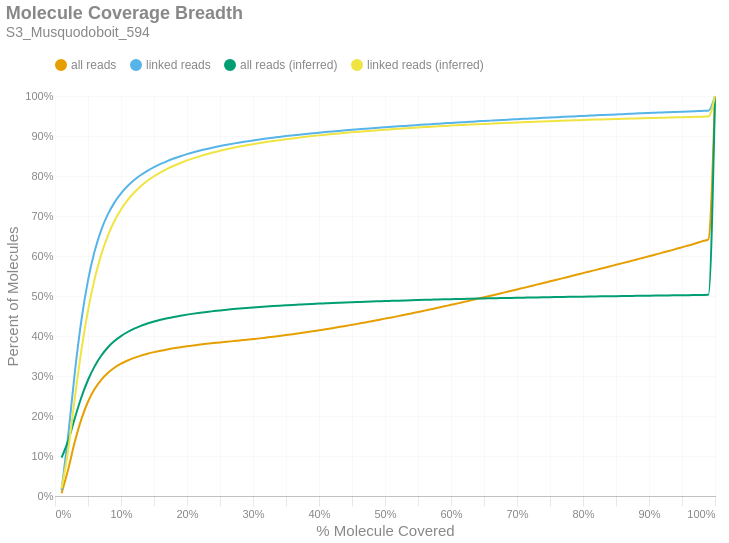

Write notebook code for a chart like this one.
### Markdown cell above
### Molecule Read Coverage
This chart shows molecule coverage breadth as computed by the number of bases aligned to that molecule. In other words, "*how much of each unique long molecule is actually sequenced/aligned?*" Keep in mind there is a distinction between sequences and alignments, since some sequences belonging to a particular molecule may not align well and wouldn't appear in the alignment data. This chart also shows molecule coverage breadth as computed by the *inferred fragment* from which the aligned sequences originate. Unlike read coverage, this calculation takes into account the total insert size, including unsequenced gaps between the forward and reverse reads. Like the previous figures, these are cumulative percents.

### Code cell
if SKIPLR:
    print_html(f"Skipped")
else:
    binned_df = consolidated_hist(valids['coverage_bp'], mask, 0.01, True)
    binned_df_inf = consolidated_hist(valids['coverage_inserts'], mask, 0.01, True)
    binned_df = binned_df.with_columns(pl.lit(binned_df_inf['all reads (cumsum)']).alias('all reads (inferred)'))
    binned_df = binned_df.with_columns(pl.lit(binned_df_inf['linked reads (cumsum)']).alias('linked reads (inferred)'))
    binned_df = binned_df.with_columns(
        (pl.col('bin').cast(pl.Float64) + 0.01).alias('right_edge')
    )

    with SafeRender(binned_df):
        (
            density_plot(binned_df, 'Molecule Coverage Breadth', samplename, 'molcov', ['all reads (inferred)','linked reads (inferred)'])
            .encode(
                #x=alt.X('bin:Q', title="% Molecule Covered").axis(format = '%').scale(padding=0),
                x=alt.X('right_edge:Q', title="% Molecule Covered").axis(format='%').scale(padding=0),
                y=alt.Y('value:Q', title='Percent of Molecules')
                    .axis(format='%')
                    .stack(False)
                    .scale(domainMin=0, padding=0),
                color=alt.Color("key:N").scale(domain = ["all reads", "linked reads", "all reads (inferred)", "linked reads (inferred)"]),
                tooltip = [
                    alt.Tooltip("key:N", title = "Data Type"),
                    alt.Tooltip("range_label:N", title="% Molecule Covered"),
                    alt.Tooltip("value:Q", format = ".2%", title="% Molecules")
                ]
            )
        ).display()

### Figure 1 — Vega-Lite specification as saved in the notebook (floating-point values rounded to 4 significant figures)
{"width": "container", "height": 400, "config": {"title": {"anchor": "start", "dy": -15, "fontSize": 18, "color": "#888888", "subtitleColor": "#888888", "subtitleFontSize": 14}, "arc": {"fill": "#0072B2"}, "axis": {"domainColor": "#888888", "domainWidth": 0.5, "gridWidth": 0.2, "grid": false, "titleFontWeight": 400, "titleFontSize": 15, "labelFontSize": 11, "labelColor": "#888888", "tickColor": "#888888", "tickWidth": 0.2, "titleColor": "#888888"}, "axisBand": {"grid": false}, "axisX": {"grid": true, "tickSize": 10, "domainCap": "round"}, "axisY": {"domain": false, "grid": true, "tickSize": 0, "domainCap": "round"}, "background": "transparent", "header": {"labelFontSize": 15, "labelColor": "#888888", "titleFontSize": 15, "titleFontWeight": 600, "titleColor": "#888888"}, "legend": {"labelFont": "sans-serif", "labelFontSize": 12, "labelColor": "#888888", "symbolSize": 100, "symbolType": "circle", "titleFontSize": 12, "titlePadding": 10, "titleColor": "#888888", "title": null, "orient": "top"}, "range": {"category": ["#E69F00", "#56B4E9", "#009E73", "#F0E442", "#0072B2", "#D55E00", "#CC79A7", "#000000"], "diverging": ["#cfe8f3", "#a2d4ec", "#73bfe2", "#46abdb", "#1696d2", "#12719e"]}, "area": {"fill": "#0072B2", "fillOpacity": 0.7, "line": true, "strokeOpacity": 0.7}, "line": {"color": "#0072B2", "stroke": "#0072B2", "strokeWidth": 2}, "trail": {"color": "#0072B2", "stroke": "#0072B2", "strokeWidth": 0, "size": 1}, "point": {"filled": true, "fillOpacity": 1.0, "size": 95}, "text": {"color": "#888888", "fontSize": 11, "align": "right", "fontWeight": 400, "size": 11}, "bar": {"fill": "#0072B2", "stroke": null}, "view": {"stroke": null, "continuousWidth": 660, "continuousHeight": 400}}, "data": {"name": "data-09011f7733bf1de50ae2fca131a1ac8b"}, "mark": {"type": "line", "interpolate": "monotone", "point": {"opacity": 0, "size": 275}}, "encoding": {"color": {"field": "key", "scale": {"domain": ["all reads", "linked reads", "all reads (inferred)", "linked reads (inferred)"]}, "type": "nominal"}, "tooltip": [{"field": "key", "title": "Data Type", "type": "nominal"}, {"field": "range_label", "title": "% Molecule Covered", "type": "nominal"}, {"field": "value", "format": ".2%", "title": "% Molecules", "type": "quantitative"}], "x": {"axis": {"format": "%"}, "field": "right_edge", "scale": {"padding": 0}, "title": "% Molecule Covered", "type": "quantitative"}, "y": {"axis": {"format": "%"}, "field": "value", "scale": {"domainMin": 0, "padding": 0}, "stack": false, "title": "Percent of Molecules", "type": "quantitative"}}, "params": [{"name": "param_c36ac31b6afebe62", "select": {"type": "point", "fields": ["key"]}, "bind": "legend"}], "title": {"text": "Molecule Coverage Breadth", "subtitle": "S3_Musquodoboit_594"}, "transform": [{"fold": ["all reads (cumsum)", "linked reads (cumsum)", "all reads (inferred)", "linked reads (inferred)"]}, {"calculate": "replace(datum.key, ' (cumsum)', '')", "as": "key"}, {"filter": {"param": "param_c36ac31b6afebe62"}}], "usermeta": {"embedOptions": {"downloadFileName": "S3_Musquodoboit_594.molcov"}}, "$schema": "https://vega.github.io/schema/vega-lite/v6.1.0.json", "datasets": {"data-09011f7733bf1de50ae2fca131a1ac8b": [{"bin": "0.0", "interval": "0.0-0.01", "all reads": 0.006828, "linked reads": 0.01474, "all reads (cumsum)": 0.006828, "linked reads (cumsum)": 0.01474, "range_label": "0.0-0.01", "all reads (inferred)": 0.09598, "linked reads (inferred)": 0.01897, "right_edge": 0.01}, {"bin": "0.01", "interval": "0.01-0.02", "all reads": 0.05991, "linked reads": 0.1366, "all reads (cumsum)": 0.06674, "linked reads (cumsum)": 0.1513, "range_label": "0.01-0.02", "all reads (inferred)": 0.1383, "linked reads (inferred)": 0.1153, "right_edge": 0.02}, {"bin": "0.02", "interval": "0.02-0.03", "all reads": 0.0686, "linked reads": 0.1574, "all reads (cumsum)": 0.1353, "linked reads (cumsum)": 0.3087, "range_label": "0.02-0.03", "all reads (inferred)": 0.1947, "linked reads (inferred)": 0.2446, "right_edge": 0.03}, {"bin": "0.03", "interval": "0.03-0.04", "all reads": 0.05699, "linked reads": 0.1309, "all reads (cumsum)": 0.1923, "linked reads (cumsum)": 0.4396, "range_label": "0.03-0.04", "all reads (inferred)": 0.247, "linked reads (inferred)": 0.3648, "right_edge": 0.04}, {"bin": "0.04", "interval": "0.04-0.05", "all reads": 0.04331, "linked reads": 0.09943, "all reads (cumsum)": 0.2356, "linked reads (cumsum)": 0.539, "range_label": "0.04-0.05", "all reads (inferred)": 0.29, "linked reads (inferred)": 0.4638, "right_edge": 0.05}, {"bin": "0.05", "interval": "0.05-0.06", "all reads": 0.03164, "linked reads": 0.07259, "all reads (cumsum)": 0.2673, "linked reads (cumsum)": 0.6116, "range_label": "0.05-0.06", "all reads (inferred)": 0.3241, "linked reads (inferred)": 0.5422, "right_edge": 0.06}, {"bin": "0.06", "interval": "0.06-0.07", "all reads": 0.02323, "linked reads": 0.05325, "all reads (cumsum)": 0.2905, "linked reads (cumsum)": 0.6648, "range_label": "0.06-0.07", "all reads (inferred)": 0.3507, "linked reads (inferred)": 0.6034, "right_edge": 0.07}, {"bin": "0.07", "interval": "0.07-0.08", "all reads": 0.01709, "linked reads": 0.03911, "all reads (cumsum)": 0.3076, "linked reads (cumsum)": 0.7039, "range_label": "0.07-0.08", "all reads (inferred)": 0.3712, "linked reads (inferred)": 0.6506, "right_edge": 0.08}, {"bin": "0.08", "interval": "0.08-0.09", "all reads": 0.01294, "linked reads": 0.02955, "all reads (cumsum)": 0.3205, "linked reads (cumsum)": 0.7335, "range_label": "0.08-0.09", "all reads (inferred)": 0.3872, "linked reads (inferred)": 0.6873, "right_edge": 0.09}, {"bin": "0.09", "interval": "0.09-0.1", "all reads": 0.01011, "linked reads": 0.02308, "all reads (cumsum)": 0.3306, "linked reads (cumsum)": 0.7566, "range_label": "0.09-0.1", "all reads (inferred)": 0.3998, "linked reads (inferred)": 0.7162, "right_edge": 0.1}, {"bin": "0.1", "interval": "0.1-0.11", "all reads": 0.008038, "linked reads": 0.01827, "all reads (cumsum)": 0.3387, "linked reads (cumsum)": 0.7748, "range_label": "0.1-0.11", "all reads (inferred)": 0.41, "linked reads (inferred)": 0.7396, "right_edge": 0.11}, {"bin": "0.11", "interval": "0.11-0.12", "all reads": 0.00665, "linked reads": 0.01506, "all reads (cumsum)": 0.3453, "linked reads (cumsum)": 0.7899, "range_label": "0.11-0.12", "all reads (inferred)": 0.4183, "linked reads (inferred)": 0.7587, "right_edge": 0.12}, {"bin": "0.12", "interval": "0.12-0.13", "all reads": 0.005515, "linked reads": 0.01248, "all reads (cumsum)": 0.3508, "linked reads (cumsum)": 0.8024, "range_label": "0.12-0.13", "all reads (inferred)": 0.4253, "linked reads (inferred)": 0.7746, "right_edge": 0.13}, {"bin": "0.13", "interval": "0.13-0.14", "all reads": 0.004695, "linked reads": 0.0106, "all reads (cumsum)": 0.3555, "linked reads (cumsum)": 0.813, "range_label": "0.13-0.14", "all reads (inferred)": 0.4311, "linked reads (inferred)": 0.7879, "right_edge": 0.14}, {"bin": "0.14", "interval": "0.14-0.15", "all reads": 0.004086, "linked reads": 0.009196, "all reads (cumsum)": 0.3596, "linked reads (cumsum)": 0.8222, "range_label": "0.14-0.15", "all reads (inferred)": 0.4361, "linked reads (inferred)": 0.7994, "right_edge": 0.15}, {"bin": "0.15", "interval": "0.15-0.16", "all reads": 0.003597, "linked reads": 0.008047, "all reads (cumsum)": 0.3632, "linked reads (cumsum)": 0.8302, "range_label": "0.15-0.16", "all reads (inferred)": 0.4404, "linked reads (inferred)": 0.8092, "right_edge": 0.16}, {"bin": "0.16", "interval": "0.16-0.17", "all reads": 0.003203, "linked reads": 0.007122, "all reads (cumsum)": 0.3664, "linked reads (cumsum)": 0.8373, "range_label": "0.16-0.17", "all reads (inferred)": 0.4443, "linked reads (inferred)": 0.818, "right_edge": 0.17}, {"bin": "0.17", "interval": "0.17-0.18", "all reads": 0.002866, "linked reads": 0.00633, "all reads (cumsum)": 0.3693, "linked reads (cumsum)": 0.8437, "range_label": "0.17-0.18", "all reads (inferred)": 0.4476, "linked reads (inferred)": 0.8257, "right_edge": 0.18}, {"bin": "0.18", "interval": "0.18-0.19", "all reads": 0.002602, "linked reads": 0.005709, "all reads (cumsum)": 0.3719, "linked reads (cumsum)": 0.8494, "range_label": "0.18-0.19", "all reads (inferred)": 0.4506, "linked reads (inferred)": 0.8326, "right_edge": 0.19}, {"bin": "0.19", "interval": "0.19-0.2", "all reads": 0.002423, "linked reads": 0.00527, "all reads (cumsum)": 0.3743, "linked reads (cumsum)": 0.8546, "range_label": "0.19-0.2", "all reads (inferred)": 0.4534, "linked reads (inferred)": 0.8389, "right_edge": 0.2}, {"bin": "0.2", "interval": "0.2-0.21", "all reads": 0.002182, "linked reads": 0.004693, "all reads (cumsum)": 0.3765, "linked reads (cumsum)": 0.8593, "range_label": "0.2-0.21", "all reads (inferred)": 0.4559, "linked reads (inferred)": 0.8446, "right_edge": 0.21}, {"bin": "0.21", "interval": "0.21-0.22", "all reads": 0.002053, "linked reads": 0.004347, "all reads (cumsum)": 0.3786, "linked reads (cumsum)": 0.8637, "range_label": "0.21-0.22", "all reads (inferred)": 0.4582, "linked reads (inferred)": 0.8497, "right_edge": 0.22}, {"bin": "0.22", "interval": "0.22-0.23", "all reads": 0.001893, "linked reads": 0.003971, "all reads (cumsum)": 0.3804, "linked reads (cumsum)": 0.8677, "range_label": "0.22-0.23", "all reads (inferred)": 0.4603, "linked reads (inferred)": 0.8546, "right_edge": 0.23}, {"bin": "0.23", "interval": "0.23-0.24", "all reads": 0.001819, "linked reads": 0.003728, "all reads (cumsum)": 0.3823, "linked reads (cumsum)": 0.8714, "range_label": "0.23-0.24", "all reads (inferred)": 0.4622, "linked reads (inferred)": 0.8589, "right_edge": 0.24}, {"bin": "0.24", "interval": "0.24-0.25", "all reads": 0.001699, "linked reads": 0.003416, "all reads (cumsum)": 0.384, "linked reads (cumsum)": 0.8748, "range_label": "0.24-0.25", "all reads (inferred)": 0.464, "linked reads (inferred)": 0.8631, "right_edge": 0.25}, {"bin": "0.25", "interval": "0.25-0.26", "all reads": 0.0016, "linked reads": 0.003123, "all reads (cumsum)": 0.3856, "linked reads (cumsum)": 0.8779, "range_label": "0.25-0.26", "all reads (inferred)": 0.4657, "linked reads (inferred)": 0.8668, "right_edge": 0.26}, {"bin": "0.26", "interval": "0.26-0.27", "all reads": 0.001618, "linked reads": 0.003039, "all reads (cumsum)": 0.3872, "linked reads (cumsum)": 0.881, "range_label": "0.26-0.27", "all reads (inferred)": 0.4672, "linked reads (inferred)": 0.8704, "right_edge": 0.27}, {"bin": "0.27", "interval": "0.27-0.28", "all reads": 0.001632, "linked reads": 0.002857, "all reads (cumsum)": 0.3888, "linked reads (cumsum)": 0.8838, "range_label": "0.27-0.28", "all reads (inferred)": 0.4687, "linked reads (inferred)": 0.8736, "right_edge": 0.28}, {"bin": "0.28", "interval": "0.28-0.29", "all reads": 0.001664, "linked reads": 0.002605, "all reads (cumsum)": 0.3905, "linked reads (cumsum)": 0.8864, "range_label": "0.28-0.29", "all reads (inferred)": 0.47, "linked reads (inferred)": 0.8767, "right_edge": 0.29}, {"bin": "0.29", "interval": "0.29-0.3", "all reads": 0.001773, "linked reads": 0.002505, "all reads (cumsum)": 0.3923, "linked reads (cumsum)": 0.8889, "range_label": "0.29-0.3", "all reads (inferred)": 0.4713, "linked reads (inferred)": 0.8796, "right_edge": 0.3}, {"bin": "0.3", "interval": "0.3-0.31", "all reads": 0.001812, "linked reads": 0.002375, "all reads (cumsum)": 0.3941, "linked reads (cumsum)": 0.8913, "range_label": "0.3-0.31", "all reads (inferred)": 0.4725, "linked reads (inferred)": 0.8823, "right_edge": 0.31}, {"bin": "0.31", "interval": "0.31-0.32", "all reads": 0.001953, "linked reads": 0.002257, "all reads (cumsum)": 0.396, "linked reads (cumsum)": 0.8936, "range_label": "0.31-0.32", "all reads (inferred)": 0.4736, "linked reads (inferred)": 0.8849, "right_edge": 0.32}, {"bin": "0.32", "interval": "0.32-0.33", "all reads": 0.002016, "linked reads": 0.002151, "all reads (cumsum)": 0.398, "linked reads (cumsum)": 0.8957, "range_label": "0.32-0.33", "all reads (inferred)": 0.4747, "linked reads (inferred)": 0.8873, "right_edge": 0.33}, {"bin": "0.33", "interval": "0.33-0.34", "all reads": 0.00206, "linked reads": 0.002021, "all reads (cumsum)": 0.4001, "linked reads (cumsum)": 0.8977, "range_label": "0.33-0.34", "all reads (inferred)": 0.4757, "linked reads (inferred)": 0.8896, "right_edge": 0.34}, {"bin": "0.34", "interval": "0.34-0.35", "all reads": 0.002167, "linked reads": 0.001992, "all reads (cumsum)": 0.4023, "linked reads (cumsum)": 0.8997, "range_label": "0.34-0.35", "all reads (inferred)": 0.4767, "linked reads (inferred)": 0.8918, "right_edge": 0.35}, {"bin": "0.35", "interval": "0.35-0.36", "all reads": 0.002239, "linked reads": 0.001848, "all reads (cumsum)": 0.4045, "linked reads (cumsum)": 0.9016, "range_label": "0.35-0.36", "all reads (inferred)": 0.4777, "linked reads (inferred)": 0.894, "right_edge": 0.36}, {"bin": "0.36", "interval": "0.36-0.37", "all reads": 0.002313, "linked reads": 0.001805, "all reads (cumsum)": 0.4068, "linked reads (cumsum)": 0.9034, "range_label": "0.36-0.37", "all reads (inferred)": 0.4785, "linked reads (inferred)": 0.8959, "right_edge": 0.37}, {"bin": "0.37", "interval": "0.37-0.38", "all reads": 0.002372, "linked reads": 0.001684, "all reads (cumsum)": 0.4092, "linked reads (cumsum)": 0.9051, "range_label": "0.37-0.38", "all reads (inferred)": 0.4794, "linked reads (inferred)": 0.8979, "right_edge": 0.38}, {"bin": "0.38", "interval": "0.38-0.39", "all reads": 0.002454, "linked reads": 0.001605, "all reads (cumsum)": 0.4116, "linked reads (cumsum)": 0.9067, "range_label": "0.38-0.39", "all reads (inferred)": 0.4802, "linked reads (inferred)": 0.8998, "right_edge": 0.39}, {"bin": "0.39", "interval": "0.39-0.4", "all reads": 0.002589, "linked reads": 0.001598, "all reads (cumsum)": 0.4142, "linked reads (cumsum)": 0.9083, "range_label": "0.39-0.4", "all reads (inferred)": 0.481, "linked reads (inferred)": 0.9016, "right_edge": 0.4}, {"bin": "0.4", "interval": "0.4-0.41", "all reads": 0.002579, "linked reads": 0.001494, "all reads (cumsum)": 0.4168, "linked reads (cumsum)": 0.9098, "range_label": "0.4-0.41", "all reads (inferred)": 0.4818, "linked reads (inferred)": 0.9032, "right_edge": 0.41}, {"bin": "0.41", "interval": "0.41-0.42", "all reads": 0.002687, "linked reads": 0.001509, "all reads (cumsum)": 0.4195, "linked reads (cumsum)": 0.9113, "range_label": "0.41-0.42", "all reads (inferred)": 0.4825, "linked reads (inferred)": 0.9049, "right_edge": 0.42}, {"bin": "0.42", "interval": "0.42-0.43", "all reads": 0.002764, "linked reads": 0.001473, "all reads (cumsum)": 0.4223, "linked reads (cumsum)": 0.9127, "range_label": "0.42-0.43", "all reads (inferred)": 0.4832, "linked reads (inferred)": 0.9064, "right_edge": 0.43}, {"bin": "0.43", "interval": "0.43-0.44", "all reads": 0.002824, "linked reads": 0.00142, "all reads (cumsum)": 0.4251, "linked reads (cumsum)": 0.9142, "range_label": "0.43-0.44", "all reads (inferred)": 0.4839, "linked reads (inferred)": 0.9079, "right_edge": 0.44}, {"bin": "0.44", "interval": "0.44-0.45", "all reads": 0.002934, "linked reads": 0.00139, "all reads (cumsum)": 0.428, "linked reads (cumsum)": 0.9155, "range_label": "0.44-0.45", "all reads (inferred)": 0.4845, "linked reads (inferred)": 0.9093, "right_edge": 0.45}, {"bin": "0.45", "interval": "0.45-0.46", "all reads": 0.002945, "linked reads": 0.001329, "all reads (cumsum)": 0.431, "linked reads (cumsum)": 0.9169, "range_label": "0.45-0.46", "all reads (inferred)": 0.4851, "linked reads (inferred)": 0.9107, "right_edge": 0.46}, {"bin": "0.46", "interval": "0.46-0.47", "all reads": 0.002968, "linked reads": 0.001272, "all reads (cumsum)": 0.4339, "linked reads (cumsum)": 0.9181, "range_label": "0.46-0.47", "all reads (inferred)": 0.4857, "linked reads (inferred)": 0.912, "right_edge": 0.47}, {"bin": "0.47", "interval": "0.47-0.48", "all reads": 0.003069, "linked reads": 0.001254, "all reads (cumsum)": 0.437, "linked reads (cumsum)": 0.9194, "range_label": "0.47-0.48", "all reads (inferred)": 0.4863, "linked reads (inferred)": 0.9133, "right_edge": 0.48}, {"bin": "0.48", "interval": "0.48-0.49", "all reads": 0.00301, "linked reads": 0.001215, "all reads (cumsum)": 0.44, "linked reads (cumsum)": 0.9206, "range_label": "0.48-0.49", "all reads (inferred)": 0.4868, "linked reads (inferred)": 0.9145, "right_edge": 0.49}, {"bin": "0.49", "interval": "0.49-0.5", "all reads": 0.003391, "linked reads": 0.00124, "all reads (cumsum)": 0.4434, "linked reads (cumsum)": 0.9219, "range_label": "0.49-0.5", "all reads (inferred)": 0.4874, "linked reads (inferred)": 0.9158, "right_edge": 0.5}, {"bin": "0.5", "interval": "0.5-0.51", "all reads": 0.002945, "linked reads": 0.001101, "all reads (cumsum)": 0.4463, "linked reads (cumsum)": 0.923, "range_label": "0.5-0.51", "all reads (inferred)": 0.4879, "linked reads (inferred)": 0.9169, "right_edge": 0.51}, {"bin": "0.51", "interval": "0.51-0.52", "all reads": 0.003368, "linked reads": 0.001169, "all reads (cumsum)": 0.4497, "linked reads (cumsum)": 0.9241, "range_label": "0.51-0.52", "all reads (inferred)": 0.4884, "linked reads (inferred)": 0.9181, "right_edge": 0.52}, {"bin": "0.52", "interval": "0.52-0.53", "all reads": 0.003303, "linked reads": 0.001144, "all reads (cumsum)": 0.453, "linked reads (cumsum)": 0.9253, "range_label": "0.52-0.53", "all reads (inferred)": 0.4889, "linked reads (inferred)": 0.9192, "right_edge": 0.53}, {"bin": "0.53", "interval": "0.53-0.54", "all reads": 0.00342, "linked reads": 0.001101, "all reads (cumsum)": 0.4564, "linked reads (cumsum)": 0.9264, "range_label": "0.53-0.54", "all reads (inferred)": 0.4894, "linked reads (inferred)": 0.9202, "right_edge": 0.54}, {"bin": "0.54", "interval": "0.54-0.55", "all reads": 0.00344, "linked reads": 0.001087, "all reads (cumsum)": 0.4599, "linked reads (cumsum)": 0.9275, "range_label": "0.54-0.55", "all reads (inferred)": 0.4899, "linked reads (inferred)": 0.9213, "right_edge": 0.55}, {"bin": "0.55", "interval": "0.55-0.56", "all reads": 0.003541, "linked reads": 0.00109, "all reads (cumsum)": 0.4634, "linked reads (cumsum)": 0.9285, "range_label": "0.55-0.56", "all reads (inferred)": 0.4903, "linked reads (inferred)": 0.9223, "right_edge": 0.56}, {"bin": "0.56", "interval": "0.56-0.57", "all reads": 0.003571, "linked reads": 0.001074, "all reads (cumsum)": 0.467, "linked reads (cumsum)": 0.9296, "range_label": "0.56-0.57", "all reads (inferred)": 0.4907, "linked reads (inferred)": 0.9232, "right_edge": 0.57}, {"bin": "0.57", "interval": "0.57-0.58", "all reads": 0.003563, "linked reads": 0.001029, "all reads (cumsum)": 0.4706, "linked reads (cumsum)": 0.9307, "range_label": "0.57-0.58", "all reads (inferred)": 0.4912, "linked reads (inferred)": 0.9242, "right_edge": 0.58}, {"bin": "0.58", "interval": "0.58-0.59", "all reads": 0.003643, "linked reads": 0.001021, "all reads (cumsum)": 0.4742, "linked reads (cumsum)": 0.9317, "range_label": "0.58-0.59", "all reads (inferred)": 0.4916, "linked reads (inferred)": 0.9251, "right_edge": 0.59}, {"bin": "0.59", "interval": "0.59-0.6", "all reads": 0.003734, "linked reads": 0.0009953, "all reads (cumsum)": 0.4779, "linked reads (cumsum)": 0.9327, "range_label": "0.59-0.6", "all reads (inferred)": 0.492, "linked reads (inferred)": 0.926, "right_edge": 0.6}, {"bin": "0.6", "interval": "0.6-0.61", "all reads": 0.003621, "linked reads": 0.001004, "all reads (cumsum)": 0.4815, "linked reads (cumsum)": 0.9337, "range_label": "0.6-0.61", "all reads (inferred)": 0.4924, "linked reads (inferred)": 0.9269, "right_edge": 0.61}, {"bin": "0.61", "interval": "0.61-0.62", "all reads": 0.003794, "linked reads": 0.0009743, "all reads (cumsum)": 0.4853, "linked reads (cumsum)": 0.9346, "range_label": "0.61-0.62", "all reads (inferred)": 0.4928, "linked reads (inferred)": 0.9277, "right_edge": 0.62}, {"bin": "0.62", "interval": "0.62-0.63", "all reads": 0.003757, "linked reads": 0.0009715, "all reads (cumsum)": 0.4891, "linked reads (cumsum)": 0.9356, "range_label": "0.62-0.63", "all reads (inferred)": 0.4932, "linked reads (inferred)": 0.9286, "right_edge": 0.63}, {"bin": "0.63", "interval": "0.63-0.64", "all reads": 0.003824, "linked reads": 0.0009702, "all reads (cumsum)": 0.4929, "linked reads (cumsum)": 0.9366, "range_label": "0.63-0.64", "all reads (inferred)": 0.4935, "linked reads (inferred)": 0.9294, "right_edge": 0.64}, {"bin": "0.64", "interval": "0.64-0.65", "all reads": 0.003772, "linked reads": 0.0009225, "all reads (cumsum)": 0.4967, "linked reads (cumsum)": 0.9375, "range_label": "0.64-0.65", "all reads (inferred)": 0.4939, "linked reads (inferred)": 0.9301, "right_edge": 0.65}, {"bin": "0.65", "interval": "0.65-0.66", "all reads": 0.003985, "linked reads": 0.0009237, "all reads (cumsum)": 0.5007, "linked reads (cumsum)": 0.9384, "range_label": "0.65-0.66", "all reads (inferred)": 0.4942, "linked reads (inferred)": 0.9309, "right_edge": 0.66}, {"bin": "0.66", "interval": "0.66-0.67", "all reads": 0.00381, "linked reads": 0.0009208, "all reads (cumsum)": 0.5045, "linked reads (cumsum)": 0.9394, "range_label": "0.66-0.67", "all reads (inferred)": 0.4946, "linked reads (inferred)": 0.9316, "right_edge": 0.67}, {"bin": "0.67", "interval": "0.67-0.68", "all reads": 0.003935, "linked reads": 0.000883, "all reads (cumsum)": 0.5084, "linked reads (cumsum)": 0.9402, "range_label": "0.67-0.68", "all reads (inferred)": 0.4949, "linked reads (inferred)": 0.9323, "right_edge": 0.68}, {"bin": "0.68", "interval": "0.68-0.69", "all reads": 0.003903, "linked reads": 0.0008776, "all reads (cumsum)": 0.5123, "linked reads (cumsum)": 0.9411, "range_label": "0.68-0.69", "all reads (inferred)": 0.4952, "linked reads (inferred)": 0.9331, "right_edge": 0.69}, {"bin": "0.69", "interval": "0.69-0.7", "all reads": 0.004068, "linked reads": 0.0008665, "all reads (cumsum)": 0.5164, "linked reads (cumsum)": 0.942, "range_label": "0.69-0.7", "all reads (inferred)": 0.4956, "linked reads (inferred)": 0.9338, "right_edge": 0.7}, {"bin": "0.7", "interval": "0.7-0.71", "all reads": 0.003927, "linked reads": 0.0008649, "all reads (cumsum)": 0.5203, "linked reads (cumsum)": 0.9428, "range_label": "0.7-0.71", "all reads (inferred)": 0.4959, "linked reads (inferred)": 0.9345, "right_edge": 0.71}, {"bin": "0.71", "interval": "0.71-0.72", "all reads": 0.004015, "linked reads": 0.0008879, "all reads (cumsum)": 0.5243, "linked reads (cumsum)": 0.9437, "range_label": "0.71-0.72", "all reads (inferred)": 0.4962, "linked reads (inferred)": 0.9351, "right_edge": 0.72}, {"bin": "0.72", "interval": "0.72-0.73", "all reads": 0.004064, "linked reads": 0.0008608, "all reads (cumsum)": 0.5284, "linked reads (cumsum)": 0.9446, "range_label": "0.72-0.73", "all reads (inferred)": 0.4965, "linked reads (inferred)": 0.9358, "right_edge": 0.73}, {"bin": "0.73", "interval": "0.73-0.74", "all reads": 0.00401, "linked reads": 0.0008073, "all reads (cumsum)": 0.5324, "linked reads (cumsum)": 0.9454, "range_label": "0.73-0.74", "all reads (inferred)": 0.4968, "linked reads (inferred)": 0.9364, "right_edge": 0.74}, {"bin": "0.74", "interval": "0.74-0.75", "all reads": 0.004252, "linked reads": 0.0008386, "all reads (cumsum)": 0.5367, "linked reads (cumsum)": 0.9462, "range_label": "0.74-0.75", "all reads (inferred)": 0.4971, "linked reads (inferred)": 0.9371, "right_edge": 0.75}, {"bin": "0.75", "interval": "0.75-0.76", "all reads": 0.003958, "linked reads": 0.0008192, "all reads (cumsum)": 0.5406, "linked reads (cumsum)": 0.9471, "range_label": "0.75-0.76", "all reads (inferred)": 0.4974, "linked reads (inferred)": 0.9377, "right_edge": 0.76}, {"bin": "0.76", "interval": "0.76-0.77", "all reads": 0.004111, "linked reads": 0.0007925, "all reads (cumsum)": 0.5447, "linked reads (cumsum)": 0.9479, "range_label": "0.76-0.77", "all reads (inferred)": 0.4976, "linked reads (inferred)": 0.9382, "right_edge": 0.77}, {"bin": "0.77", "interval": "0.77-0.78", "all reads": 0.004126, "linked reads": 0.0007945, "all reads (cumsum)": 0.5489, "linked reads (cumsum)": 0.9486, "range_label": "0.77-0.78", "all reads (inferred)": 0.4979, "linked reads (inferred)": 0.9388, "right_edge": 0.78}, {"bin": "0.78", "interval": "0.78-0.79", "all reads": 0.004073, "linked reads": 0.0007604, "all reads (cumsum)": 0.5529, "linked reads (cumsum)": 0.9494, "range_label": "0.78-0.79", "all reads (inferred)": 0.4982, "linked reads (inferred)": 0.9394, "right_edge": 0.79}, {"bin": "0.79", "interval": "0.79-0.8", "all reads": 0.004331, "linked reads": 0.0008155, "all reads (cumsum)": 0.5573, "linked reads (cumsum)": 0.9502, "range_label": "0.79-0.8", "all reads (inferred)": 0.4984, "linked reads (inferred)": 0.9399, "right_edge": 0.8}, {"bin": "0.8", "interval": "0.8-0.81", "all reads": 0.004034, "linked reads": 0.0007336, "all reads (cumsum)": 0.5613, "linked reads (cumsum)": 0.951, "range_label": "0.8-0.81", "all reads (inferred)": 0.4987, "linked reads (inferred)": 0.9404, "right_edge": 0.81}, {"bin": "0.81", "interval": "0.81-0.82", "all reads": 0.004073, "linked reads": 0.0007616, "all reads (cumsum)": 0.5654, "linked reads (cumsum)": 0.9517, "range_label": "0.81-0.82", "all reads (inferred)": 0.4989, "linked reads (inferred)": 0.941, "right_edge": 0.82}, {"bin": "0.82", "interval": "0.82-0.83", "all reads": 0.004212, "linked reads": 0.0007386, "all reads (cumsum)": 0.5696, "linked reads (cumsum)": 0.9525, "range_label": "0.82-0.83", "all reads (inferred)": 0.4992, "linked reads (inferred)": 0.9415, "right_edge": 0.83}, {"bin": "0.83", "interval": "0.83-0.84", "all reads": 0.004243, "linked reads": 0.0007328, "all reads (cumsum)": 0.5738, "linked reads (cumsum)": 0.9532, "range_label": "0.83-0.84", "all reads (inferred)": 0.4994, "linked reads (inferred)": 0.942, "right_edge": 0.84}, {"bin": "0.84", "interval": "0.84-0.85", "all reads": 0.004148, "linked reads": 0.0007238, "all reads (cumsum)": 0.578, "linked reads (cumsum)": 0.9539, "range_label": "0.84-0.85", "all reads (inferred)": 0.4996, "linked reads (inferred)": 0.9425, "right_edge": 0.85}, {"bin": "0.85", "interval": "0.85-0.86", "all reads": 0.004229, "linked reads": 0.0007357, "all reads (cumsum)": 0.5822, "linked reads (cumsum)": 0.9546, "range_label": "0.85-0.86", "all reads (inferred)": 0.4999, "linked reads (inferred)": 0.943, "right_edge": 0.86}, {"bin": "0.86", "interval": "0.86-0.87", "all reads": 0.004275, "linked reads": 0.0007435, "all reads (cumsum)": 0.5865, "linked reads (cumsum)": 0.9554, "range_label": "0.86-0.87", "all reads (inferred)": 0.5001, "linked reads (inferred)": 0.9435, "right_edge": 0.87}, {"bin": "0.87", "interval": "0.87-0.88", "all reads": 0.00434, "linked reads": 0.0007567, "all reads (cumsum)": 0.5908, "linked reads (cumsum)": 0.9561, "range_label": "0.87-0.88", "all reads (inferred)": 0.5003, "linked reads (inferred)": 0.9439, "right_edge": 0.88}, {"bin": "0.88", "interval": "0.88-0.89", "all reads": 0.004239, "linked reads": 0.0006793, "all reads (cumsum)": 0.5951, "linked reads (cumsum)": 0.9568, "range_label": "0.88-0.89", "all reads (inferred)": 0.5005, "linked reads (inferred)": 0.9444, "right_edge": 0.89}, {"bin": "0.89", "interval": "0.89-0.9", "all reads": 0.004395, "linked reads": 0.0006888, "all reads (cumsum)": 0.5995, "linked reads (cumsum)": 0.9575, "range_label": "0.89-0.9", "all reads (inferred)": 0.5008, "linked reads (inferred)": 0.9449, "right_edge": 0.9}, {"bin": "0.9", "interval": "0.9-0.91", "all reads": 0.004215, "linked reads": 0.0006723, "all reads (cumsum)": 0.6037, "linked reads (cumsum)": 0.9582, "range_label": "0.9-0.91", "all reads (inferred)": 0.501, "linked reads (inferred)": 0.9453, "right_edge": 0.91}, {"bin": "0.91", "interval": "0.91-0.92", "all reads": 0.004736, "linked reads": 0.000711, "all reads (cumsum)": 0.6084, "linked reads (cumsum)": 0.9589, "range_label": "0.91-0.92", "all reads (inferred)": 0.5012, "linked reads (inferred)": 0.9457, "right_edge": 0.92}, {"bin": "0.92", "interval": "0.92-0.93", "all reads": 0.004145, "linked reads": 0.0006234, "all reads (cumsum)": 0.6125, "linked reads (cumsum)": 0.9595, "range_label": "0.92-0.93", "all reads (inferred)": 0.5014, "linked reads (inferred)": 0.9462, "right_edge": 0.93}, {"bin": "0.93", "interval": "0.93-0.94", "all reads": 0.004549, "linked reads": 0.0006662, "all reads (cumsum)": 0.6171, "linked reads (cumsum)": 0.9602, "range_label": "0.93-0.94", "all reads (inferred)": 0.5017, "linked reads (inferred)": 0.9466, "right_edge": 0.94}, {"bin": "0.94", "interval": "0.94-0.95", "all reads": 0.00492, "linked reads": 0.0006485, "all reads (cumsum)": 0.622, "linked reads (cumsum)": 0.9608, "range_label": "0.94-0.95", "all reads (inferred)": 0.5019, "linked reads (inferred)": 0.947, "right_edge": 0.95}, {"bin": "0.95", "interval": "0.95-0.96", "all reads": 0.004185, "linked reads": 0.0006394, "all reads (cumsum)": 0.6262, "linked reads (cumsum)": 0.9615, "range_label": "0.95-0.96", "all reads (inferred)": 0.5021, "linked reads (inferred)": 0.9475, "right_edge": 0.96}, {"bin": "0.96", "interval": "0.96-0.97", "all reads": 0.004982, "linked reads": 0.0006131, "all reads (cumsum)": 0.6312, "linked reads (cumsum)": 0.9621, "range_label": "0.96-0.97", "all reads (inferred)": 0.5024, "linked reads (inferred)": 0.9479, "right_edge": 0.97}, {"bin": "0.97", "interval": "0.97-0.98", "all reads": 0.005386, "linked reads": 0.0005917, "all reads (cumsum)": 0.6366, "linked reads (cumsum)": 0.9627, "range_label": "0.97-0.98", "all reads (inferred)": 0.5026, "linked reads (inferred)": 0.9484, "right_edge": 0.98}, {"bin": "0.98", "interval": "0.98-0.99", "all reads": 0.005201, "linked reads": 0.0006332, "all reads (cumsum)": 0.6418, "linked reads (cumsum)": 0.9633, "range_label": "0.98-0.99", "all reads (inferred)": 0.5029, "linked reads (inferred)": 0.9487, "right_edge": 0.99}, {"bin": "0.99", "interval": "0.99-1.0", "all reads": 0.3582, "linked reads": 0.03668, "all reads (cumsum)": 1.0, "linked reads (cumsum)": 1.0, "range_label": "0.99-1.0", "all reads (inferred)": 1.0, "linked reads (inferred)": 1.0, "right_edge": 1.0}]}}
